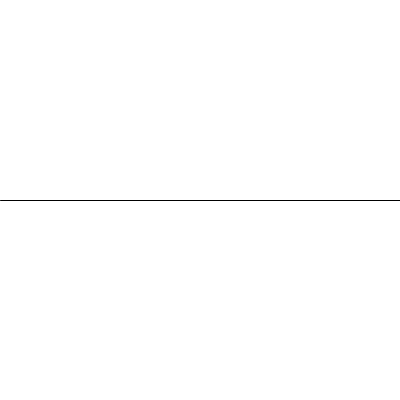
Frame 1 (no input)
Frame 60 (the mouse pressed at the canvas centre just before this capture): identical to frame 1, image omitted
Frame 120 (the mouse held since frame 60 and released just before this capture): identical to frame 1, image omitted

The Processing sketch that drew this single still picture (run headless with seeded random() and noise(); from frame 60 on, the mouse is pressed at the canvas centre):

// Processing sketch: processing_73777
// ── processing_73777.pde

/* in this example, the background is white if the mouse locates above the line.
The background is grey if the mouse locates below the line
  
Developed by: Laura Maye, University of Limerick
*/

/* Exercises:
1. Modify the code so that a line runs down the middle of the screen rather than across the screen.
Modify the code again so when the mouse is on the left hand side of the line, the background is white.
If it is on the right hand side of the line, the background is grey */

int halfScreenY, locationY;

void setup()
{
  size(400, 400);
  smooth();
  background(255);
}

void draw()
{
  locationY = mouseY;
  halfScreenY = height/2;
  if (locationY <= halfScreenY) //background is white if mouse is above the line
    background(255);
  else //background is grey if mouse is below the line
    background(150);
  line(0, halfScreenY, width, halfScreenY);
}
